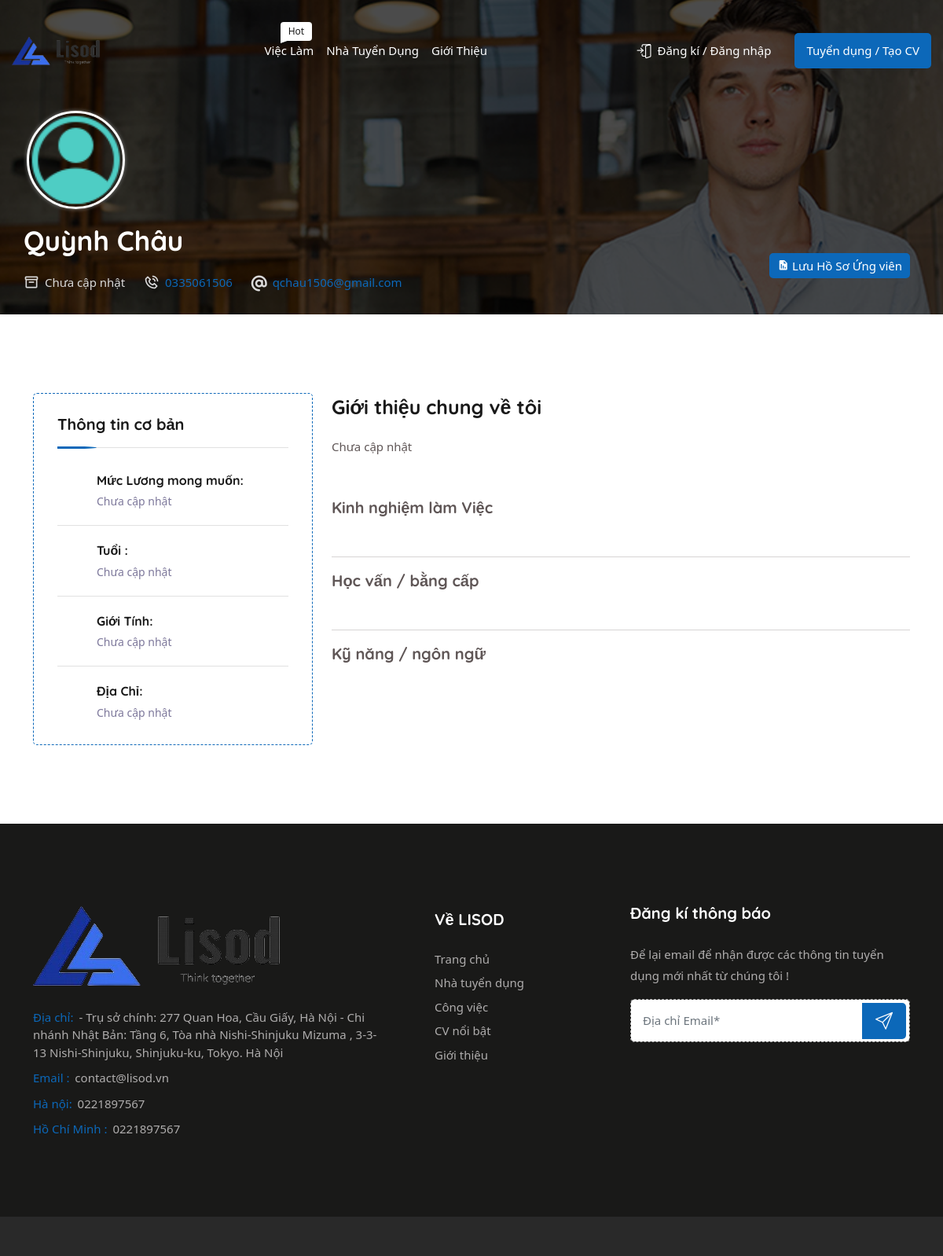
Page /src/WEB/index.php?act=infoCv&id=3 on the committed database.
### tables this page shows
CREATE TABLE IF NOT EXISTS `cv` (
  `id` int(10) NOT NULL,
  `iduser` int(10) NOT NULL,
  `gender` varchar(255) NULL,
  `birth` date NULL,
  `salary` varchar(255) NULL,
  `major` varchar(255) NULL,
  `introduce` text NULL,
  `attach` varchar(255) NULL
);

CREATE TABLE IF NOT EXISTS `user` (
  `id` int(10) NOT NULL,
  `username` varchar(255) NOT NULL,
  `pass` varchar(255) NOT NULL,
  `name` varchar(255) NOT NULL,
  `email` varchar(255) NOT NULL,
  `phone` varchar(13) NOT NULL,
  `address` varchar(255) NULL,
  `role` int(2) NOT NULL
);

### src/WEB/index.php (called while the page is built)
<?php
include 'controller/controller.php';

### src/WEB/model/pdo.php (called while the page is built, shortened)
<?php
function pdo_get_connection(){
    $servername = "db";
    $username = "ankan";
    $password = "310102";
    try {
        $conn = new PDO("mysql:host=$servername;dbname=web_tuyendung", $username, $password);
        $conn->setAttribute(PDO::ATTR_ERRMODE, PDO::ERRMODE_EXCEPTION);
        return $conn;
    } catch(PDOException $e) {
        echo "Connection failed: " . $e->getMessage();
    }
}
function pdo_query_one($sql){
    $sql_args=array_slice(func_get_args(),1);
    try{
        $conn=pdo_get_connection();
        $stmt=$conn->prepare($sql);
        $stmt->execute($sql_args);
        $row=$stmt->fetch(PDO::FETCH_ASSOC);
        return $row;
    }
    catch(PDOException $e){
        throw $e;
    }
    finally{
        unset($conn);
    }
}

### src/WEB/model/cv.php (called while the page is built, shortened)
<?php
function info_cv($id)
{
    $sql = "SELECT cv.*, u.name, u.email, u.phone, u.address, s.progLang, s.percent, ec.corp, ec.start, ec.end, ec.job, d.school, d.year, g.avatar, i.id as idinfo ,
            TIMESTAMPDIFF(YEAR, cv.birth, CURRENT_DATE) as age,
            TIMESTAMPDIFF(MONTH, MIN(ec.start), MAX(ec.end)) as exp
            FROM cv
            INNER JOIN user u ON cv.iduser = u.id
            LEFT JOIN skillcv s ON cv.id = s.idcv
            LEFT JOIN gallery g ON cv.iduser = g.iduser
            LEFT JOIN degree d ON cv.id = d.idcv
            LEFT JOIN expcv ec ON ec.idcv = cv.id
            LEFT JOIN info  i ON i.idcv = cv.id
            WHERE u.role = 2 AND cv.iduser = ?
            GROUP BY cv.id, u.name, u.email, u.phone, g.avatar, u.address, cv.birth, s.progLang, ec.idcv";
    $cv = pdo_query_one($sql, $id);
    return $cv;
}

### src/WEB/global.php (called while the page is built, shortened)
<?php
function checknull($input)
{
    $return = $input == '' || !isset($input) ? 'Chưa cập nhật' : $input;
    return $return;
}
function checkUserAvaNull($input)
{
    $return = $input == '' ? 'assets/img/unknowUser.png' : 'assets/uploads/' . $input;
    return $return;
}

### src/WEB/view/cv/infoCv.php (the view, shortened to what this page needs)
<div id="headCv" class="page-title-area two three">
    <div class="d-table">
        <div class="d-table-cell">
            <div class="container">
                <div class="row align-items-end">
                    <div class="ps-0 col-lg-8">
                        <div class="left two">
                            <div class="borderAva overflow-hidden rounded-circle ms-1 mb-3 d-flex justify-content-center align-items-center">
                                <img width="100%" height="100%" src='<?= checkUserAvaNull($avatar) ?>' alt='user ' class=''>
                            </div>
                            <h2><?= checknull($name) ?></h2>
                            <ul>
                                <li>
                                    <i class="bx bx-box"></i>
                                    <?= checknull($major) ?>
                                </li>
                                <li>
                                    <i class="bx bx-phone-call"></i>
                                    <a href="tel:<?= checknull($phone) ?>"><?= checknull($phone) ?></a>
                                </li>
                                <li>
                                    <i class="fa-solid fa-at"></i>
                                    <a href="mailto:<?= checknull($email) ?>">
                                        <?= checknull($email) ?>
                                    </a>
                                </li>
                            </ul>
                        </div>
                    </div>
                    <div class="col-lg-4">
                        <div class="right" id="checkForApprove">
                            <ul class="d-flex justify-content-end align-items-center">
                                <?php if (isset($attachFile) && $attachFile !== '') {
                                    $attachURL = $attach_path . $attachFile;
                                ?>
                                    <li>
                                        <a href="<?= $attachURL ?>" target="_blank">
                                            <button class="custom-file-upload" onclick="downloadAttach(<?= $link ?>)">
                                                <i class="fa-solid fa-paperclip"></i>
                                                CV đính kèm
                                            </button>
                                        </a>
                                    </li>
                                <?php } else { ?>
                                    <li>
                                        <button id="savePDF" onclick="savePDF()">
                                            <i class="bx bxs-report"></i>
                                            Lưu Hồ Sơ Ứng viên
                                        </button>
                                    </li>
                                <?php } ?>
                            </ul>
                        </div>
                    </div>
                </div>
            </div>
        </div>
    </div>
</div>
<div id="bodyCv" class="person-details-area resume-area ptb-100">
    <div class="container">
        <div class="row d-flex justify-content-between align-items-start">
            <div id="col-left" class="col-lg-4">
                <div class="widget-area">
                    <div class="information widget-item">
                        <h3>Thông tin cơ bản</h3>
                        <ul>
                            <li>
                                <h4>Mức Lương mong muốn:</h4>
                                <span><?= checknull($salary) ?></span>
                            </li>
                            <li>
                                <h4>Tuổi :</h4>
                                <span><?= checknull($age) ?></span>
                            </li>
                            <li>
                                <h4>Giới Tính:</h4>
                                <span><?= checknull($gender) ?></span>
                            </li>
                            <li>
                                <h4>Địa Chỉ:</h4>
                                <span><?= checknull($address) ?></span>
                            </li>
                        </ul>
                    </div>
                </div>
            </div>
            <div id="col-right" class="col-lg-8">
                <div class="details-item">
                    <div class="profile">
                        <h3>Giới thiệu chung về tôi</h3>
                        <p><?= checknull($introduce) ?></p>
                    </div>
                    <div class="skills mb-5">
                        <h5>Kinh nghiệm làm Việc </h5>
                    </div>
                    <hr>
                    <div class="skills mb-5">
                        <h5>Học vấn / bằng cấp</h5>
                    </div>
                    <hr>
                    <div class="skills mb-5">
                        <h5>Kỹ năng / ngôn ngữ</h5>
                    </div>
                </div>
            </div>
        </div>
    </div>
</div>

### src/WEB/assets/css/meanmenu.css (style rules this page uses)
body { font-family:oswald,sans-serif;padding:0;margin:0;font-size:15px;background-color:#f1f1f1 }

### src/WEB/assets/css/responsive.css (style rules this page uses)
:root { --main: rgba(0,0,0,0.9); --secondary: rgb(12, 104, 185); --secondary-child: rgba(78,205,196,0.5); --font: rgba(0,0,0,0.9); }

### rows in the picture
cv: iduser.name "Quỳnh Châu", major "Chưa cập nhật", iduser.phone "0335061506", iduser.email "qchau1506@gmail.com", salary "Chưa cập nhật", gender "Chưa cập nhật", iduser.address "Chưa cập nhật", introduce "Chưa cập nhật"

### other values in the picture
checknull($age) "Chưa cập nhật"
